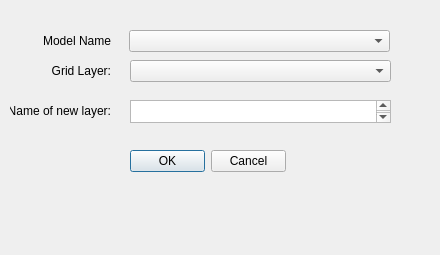
<?xml version="1.0" encoding="UTF-8"?>
<ui version="4.0">
 <class>CreateRCHLayerDialog</class>
 <widget class="QDialog" name="CreateRCHLayerDialog">
  <property name="geometry">
   <rect>
    <x>0</x>
    <y>0</y>
    <width>440</width>
    <height>255</height>
   </rect>
  </property>
  <property name="windowTitle">
   <string>Create a layer for RCH package</string>
  </property>
  <property name="layoutDirection">
   <enum>Qt::LeftToRight</enum>
  </property>
  <widget class="QLabel" name="labelLayer">
   <property name="geometry">
    <rect>
     <x>40</x>
     <y>30</y>
     <width>71</width>
     <height>22</height>
    </rect>
   </property>
   <property name="text">
    <string>Model Name</string>
   </property>
   <property name="alignment">
    <set>Qt::AlignRight|Qt::AlignTrailing|Qt::AlignVCenter</set>
   </property>
  </widget>
  <widget class="QComboBox" name="cmbModelName">
   <property name="geometry">
    <rect>
     <x>129</x>
     <y>30</y>
     <width>261</width>
     <height>22</height>
    </rect>
   </property>
  </widget>
  <widget class="QLabel" name="labelLayer_2">
   <property name="geometry">
    <rect>
     <x>40</x>
     <y>60</y>
     <width>71</width>
     <height>22</height>
    </rect>
   </property>
   <property name="text">
    <string>Grid Layer:</string>
   </property>
   <property name="alignment">
    <set>Qt::AlignRight|Qt::AlignTrailing|Qt::AlignVCenter</set>
   </property>
  </widget>
  <widget class="QComboBox" name="cmbGridLayer">
   <property name="geometry">
    <rect>
     <x>130</x>
     <y>60</y>
     <width>261</width>
     <height>22</height>
    </rect>
   </property>
  </widget>
  <widget class="QDialogButtonBox" name="buttonBox">
   <property name="geometry">
    <rect>
     <x>130</x>
     <y>150</y>
     <width>156</width>
     <height>23</height>
    </rect>
   </property>
   <property name="standardButtons">
    <set>QDialogButtonBox::Cancel|QDialogButtonBox::Ok</set>
   </property>
  </widget>
  <widget class="QLabel" name="labelLayer_3">
   <property name="geometry">
    <rect>
     <x>10</x>
     <y>100</y>
     <width>101</width>
     <height>22</height>
    </rect>
   </property>
   <property name="text">
    <string>Name of new layer:</string>
   </property>
   <property name="alignment">
    <set>Qt::AlignRight|Qt::AlignTrailing|Qt::AlignVCenter</set>
   </property>
  </widget>
  <widget class="QTextEdit" name="textEdit">
   <property name="geometry">
    <rect>
     <x>130</x>
     <y>100</y>
     <width>261</width>
     <height>23</height>
    </rect>
   </property>
  </widget>
 </widget>
 <resources/>
 <connections/>
 <designerdata>
  <property name="gridDeltaX">
   <number>10</number>
  </property>
  <property name="gridDeltaY">
   <number>10</number>
  </property>
  <property name="gridSnapX">
   <bool>true</bool>
  </property>
  <property name="gridSnapY">
   <bool>true</bool>
  </property>
  <property name="gridVisible">
   <bool>true</bool>
  </property>
 </designerdata>
</ui>
